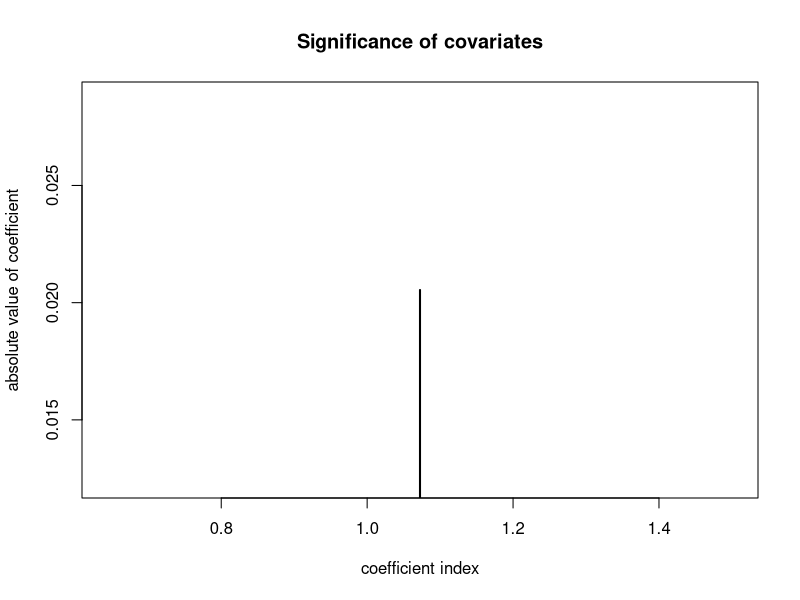

Source code (R): (Note: this script raises an error after producing the figure.)
library(mvtnorm)

data <- read.table("eBayNumberOfBidderData.txt", header = TRUE)


########## A ##########

#The significance of a parameter is not governed by its estimated 
#absolute value, but by e.g. the p-value. Use e.g. summary(fit).

fit <- glm(nBids ~ 0 + ., data, family = poisson)

#Obtain p-values
p_values <- coef(summary(fit))[,4]
# Firstly, the p-value given for the Z-statistic would have to 
# be interpreted as how likely it is that a result as extreme or 
# more extreme than that observed would have occured under the 
# null hypothesis. I.e. 0.96 would in principle mean that the 
# data are providing very little evidence that the variable is 
# needed (while small values such as, say, 𝑝≤0.05
# would provide evidence for the likely relevance of the variable, 
# as pointed out by others already).

coeff <- t(fit$coefficients)
plot(abs(coeff), type='h', 
     lwd=2, 
     xlab = "coefficient index", 
     main='Significance of covariates',
     ylab='absolute value of coefficient')

X <- as.matrix(data[,2:10])
## The most significant covariate is minBidShare. 

########## B ##########

# Your estimated beta values should be close to the ones from glm() if 
# you did it right. Double check this line:

sigmaPrior <- 100 * solve(t(X)%*%X)

logPois <- function(beta, y, X, ...) {
  # log likelihood of poisson model
  if(!is.null(dim(beta))) {
    beta <- beta[1,]
  }
  
  lambda <- exp(X%*%beta)
  logLik <- sum(dpois(y, lambda, log=TRUE))
  
  if (logLik == -Inf) {
    logLik <- -2000
  }
  # logLik <- logLik + y[i] * t(beta)%*%x[i,] - exp( t(beta)%*%x[i,] - log(factorial(y[i])))
  # log of prior
  logPrior <- dmvnorm(beta, mean = rep(0, 9), sigma = sigmaPrior, log=TRUE)
  # add 
  return(logLik + logPrior)
}

OptimResults<-optim(coeff,logPois,gr=NULL, y = data$nBids,x = X, method=c("BFGS"),control=list(fnscale=-1),hessian=TRUE)

postCov <- -solve(OptimResults$hessian)
st_div <- sqrt(diag(postCov))
betaMode <- OptimResults$par

########## C ##########
# Also plot the MCMC trajectories for the different betas. 
# Your results will be different when you fix 2b) also.

gaussianSample <- function(theta, sigma, c) {
  val <- rmvnorm(1, theta, c*sigma)
  return (val)
}

RWMSampler <- function(c, it, initBeta, fn, ...) {
  accRate <- 0
  sample <- c()
  prev <- gaussianSample(initBeta, postCov, c)
  for (i in 1:it) {
    candidate <- gaussianSample(prev, postCov, c)
    
    alpha <- min(1, exp( fn(candidate, ...) - fn(prev, ...) ))
    u <- runif(1, 0, 1)
    if (alpha >= u) {
      # accept candidate
      prev <- candidate
      accRate <- accRate + 1
      # as matrix
      sample <- rbind(sample, prev)
    }
  }
  return (sample)
}

# sample with random walk metropolis
sample <- RWMSampler(1,50000,betaMode, logPois, as.vector(data$nBids), X)
hist(sample[,9])
plot(sample[,1],
     sample[,2],
     type='l',
     xlab = expression(beta[1]),
     ylab = expression(beta[2]),
     main = expression("Samples of" ~ beta[1] ~ "and" ~ beta[2])
     )

# plot trajectoroies for beta 9 
traj_beta_9 = c()
for (i in 11:length(sample[,9])) {
    traj_beta_9 = c(traj_beta_1, mean(sample[i-10:i,9]))
}
plot(traj_beta_9, type = 'l')
dev.off()
